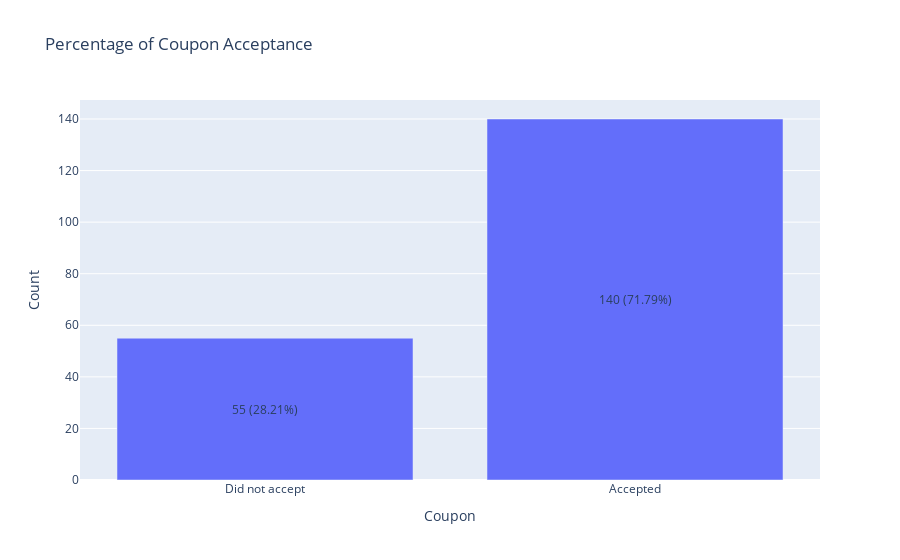

Notebook source saved alongside this figure:
### Markdown cell above
5. Use the same process to compare the acceptance rate between drivers who go to bars more than once a month and had passengers that were not a kid and had occupations other than farming, fishing, or forestry.

### Code cell
bar_more1_list = ['1~3','4~8','gt8']
passenger_adult_list = ['Partner','Friend(s)']
percentage_grapher(bar_data.query('Bar in @bar_more1_list & passenger in @passenger_adult_list & occupation !="Farming Fishing & Forestry"'))

### Figure 1 — Plotly figure (JSON) as saved in the notebook; plotly's stock layout.template omitted (floating-point values rounded to 4 significant figures)
{"data": [{"alignmentgroup": "True", "hovertemplate": "Coupon=%{x}<br>Count=%{y}<extra></extra>", "legendgroup": "", "marker": {"color": "#636efa", "pattern": {"shape": ""}}, "name": "", "offsetgroup": "", "orientation": "v", "showlegend": false, "textposition": "auto", "type": "bar", "x": ["Did not accept", "Accepted"], "xaxis": "x", "y": [55, 140], "yaxis": "y"}], "layout": {"annotations": [{"showarrow": false, "text": "55 (28.21%)", "x": 0, "y": 27.5}, {"showarrow": false, "text": "140 (71.79%)", "x": 1, "y": 70}], "barmode": "relative", "legend": {"tracegroupgap": 0}, "title": {"text": "Percentage of Coupon Acceptance"}, "xaxis": {"anchor": "y", "domain": [0, 1], "title": {"text": "Coupon"}}, "yaxis": {"anchor": "x", "domain": [0, 1], "title": {"text": "Count"}}}}
